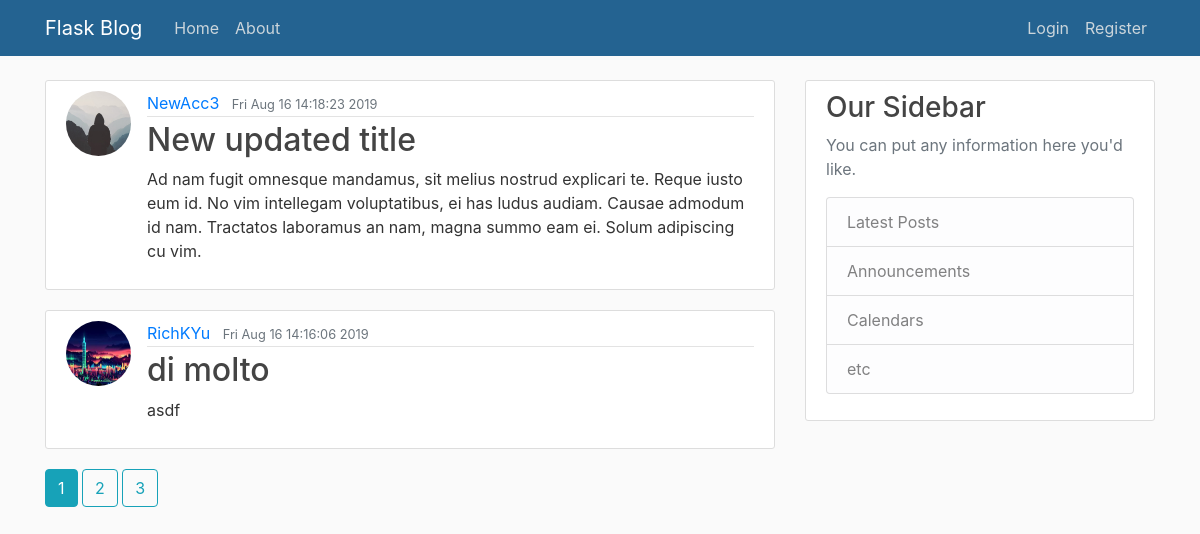
The page /home on the database its author committed.
### flaskblog/models.py (models this page shows, shortened)
class Post(db.Model):
    id = db.Column(db.Integer, primary_key=True)
    title = db.Column(db.String(100), nullable = False)
    date_posted = db.Column(db.DateTime, nullable = False, default=datetime.utcnow)
    content = db.Column(db.Text, nullable = False)
    user_id = db.Column(db.Integer, db.ForeignKey('user.id'), nullable = False)

class User(db.Model, UserMixin):
    id = db.Column(db.Integer, primary_key=True)
    username = db.Column(db.String(20), unique=True, nullable = False)
    email = db.Column(db.String(120), unique=True, nullable = False)
    image_file = db.Column(db.String(20), nullable = False, default = 'default.jpg')
    password = db.Column(db.String(60), nullable = False)
    currency = db.Column(db.String(20), nullable = False, default = 0)
    posts = db.relationship('Post', backref = 'author', lazy = True)

### flaskblog/routes.py (the view)
@app.route('/')
@app.route('/home')
def home():
    page = request.args.get('page', 1, type = int)
    posts = Post.query.order_by(Post.date_posted.desc()).paginate(page = page, per_page=2)
    return render_template('home.html', posts=posts)

### flaskblog/templates/home.html
{% extends "layout.html" %}
{% block content %}
    {% for post in posts.items %}
    <article class="media content-section">
      <img class = 'rounded-circle article-img' src="{{ url_for('static', filename='profile_pics/' + post.author.image_file) }}">
        <div class="media-body">
          <div class="article-metadata">
            <a class="mr-2" href="{{ url_for('user_posts', username = post.author.username) }}">{{ post.author.username }}</a>
            <small class="text-muted">{{ post.date_posted.strftime('%c') }}</small>
          </div>
          <h2><a class="article-title" href="{{ url_for('post', post_id = post.id) }}">{{ post.title }}</a></h2>
          <p class="article-content">{{ post.content }}</p>
        </div>
      </article>
    {% endfor %}
    {% for page_num in posts.iter_pages(left_edge=1, right_edge=1, left_current=1, right_current=2) %}
      {% if page_num %}
        {% if posts.page == page_num %}
          <a class = 'btn btn-info mb-4' href = "{{url_for('home', page=page_num )}}">{{ page_num }}</a>
        {% else %}
          <a class = 'btn btn-outline-info mb-4' href = "{{url_for('home', page=page_num )}}">{{ page_num }}</a>
        {% endif %}
      {% else %}
        ...
      {% endif %}
    {% endfor %}
{% endblock content %}

### flaskblog/templates/layout.html (shortened to what this page needs)
<!DOCTYPE html>
<html lang="en">
<head>
    <link rel="stylesheet" href="https://stackpath.bootstrapcdn.com/bootstrap/4.3.1/css/bootstrap.min.css">
    <link rel="stylesheet" type = 'text/css' href = "{{ url_for('static', filename='main.css')}}">
</head>
<body>
    <header class="site-header">
        <nav class="navbar navbar-expand-md navbar-dark bg-steel fixed-top">
            <div class="container">
            <a class="navbar-brand mr-4" href="/">Flask Blog</a>
            <div class="collapse navbar-collapse" id="navbarToggle">
                <div class="navbar-nav mr-auto">
                <a class="nav-item nav-link" href="{{ url_for('home')}}">Home</a>
                <a class="nav-item nav-link" href="{{ url_for('about')}}">About</a>
                </div>
                <div class="navbar-nav">
                {% if current_user.is_authenticated %}
                  <a class="nav-item nav-link" href="{{ url_for('new_post')}}">New Post</a>
                  <a class="nav-item nav-link" href="{{ url_for('account')}}">Account</a>
                  <a class="nav-item nav-link" href="{{ url_for('logout') }}">Logout</a>
                {% else %}
                  <a class="nav-item nav-link" href="{{ url_for('login') }}">Login</a>
                  <a class="nav-item nav-link" href="{{ url_for('register')}}">Register</a>
                {% endif %}
                </div>
            </div>
            </div>
        </nav>
    </header>
    <main role="main" class="container">
        <div class="row">
          <div class="col-md-8">
            {% block content %}{% endblock %}
          </div>
          <div class="col-md-4">
            <div class="content-section">
              <h3>Our Sidebar</h3>
              <p class='text-muted'>You can put any information here you'd like.
                <ul class="list-group">
                  <li class="list-group-item list-group-item-light">Latest Posts</li>
                  <li class="list-group-item list-group-item-light">Announcements</li>
                  <li class="list-group-item list-group-item-light">Calendars</li>
                  <li class="list-group-item list-group-item-light">etc</li>
                </ul>
              </p>
            </div>
          </div>
        </div>
      </main>
</body>
</html>

### flaskblog/static/main.css (style rules this page uses)
body { background: #fafafa; color: #333333; margin-top: 5rem; }
h1, h2, h3, h4, h5, h6 { color: #444444; }
.bg-steel { background-color: #246391; }
.site-header .navbar-nav .nav-link { color: #cbd5db; }
.content-section { background: #ffffff; padding: 10px 20px; border: 1px solid #dddddd; border-radius: 3px; margin-bottom: 20px; }
.article-title { color: #444444; }
.article-content { white-space: pre-line; }
.article-img { height: 65px; width: 65px; margin-right: 16px; }
.article-metadata { padding-bottom: 1px; margin-bottom: 4px; border-bottom: 1px solid #e3e3e3 }

### rows shown on the page
Post: image_file (placeholder picture), author.username "NewAcc3", date_posted "Fri Aug 16 14:18:23 2019", title "New updated title", content "Ad nam fugit omnesque mandamus, sit melius nostrud explicari te. Reque iusto eum id. No vim intellegam voluptatibus, ei has ludus audiam. Causae admodum id nam. Tractatos laboramus an nam, magna summo eam ei. Solum adipiscing cu vim."
Post: image_file (picture), author.username "RichKYu", date_posted "Fri Aug 16 14:16:06 2019", title "di molto", content "asdf"

### other values the page prints
{{ page_num }} "1"
{{ page_num }} "2" "3"
